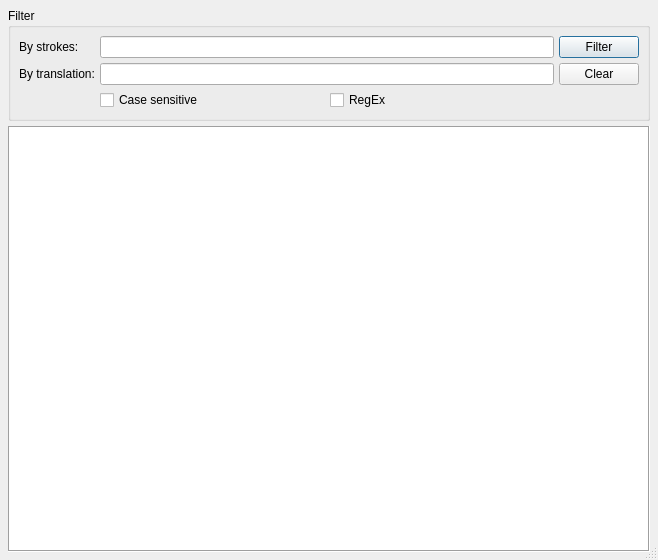
<?xml version="1.0" encoding="UTF-8"?>
<ui version="4.0">
 <class>DictionaryEditor</class>
 <widget class="QDialog" name="DictionaryEditor">
  <property name="windowModality">
   <enum>Qt::WindowModal</enum>
  </property>
  <property name="geometry">
   <rect>
    <x>0</x>
    <y>0</y>
    <width>658</width>
    <height>560</height>
   </rect>
  </property>
  <property name="windowTitle">
   <string>Plover: Dictionary Editor</string>
  </property>
  <property name="sizeGripEnabled">
   <bool>true</bool>
  </property>
  <layout class="QVBoxLayout" name="verticalLayout">
   <item>
    <widget class="QGroupBox" name="groupBox">
     <property name="title">
      <string>Filter</string>
     </property>
     <property name="flat">
      <bool>false</bool>
     </property>
     <property name="checkable">
      <bool>false</bool>
     </property>
     <layout class="QGridLayout" name="gridLayout">
      <item row="1" column="2">
       <widget class="QPushButton" name="clear_button">
        <property name="text">
         <string>Clear</string>
        </property>
        <property name="autoDefault">
         <bool>false</bool>
        </property>
       </widget>
      </item>
      <item row="0" column="0">
       <widget class="QLabel" name="stroke_label">
        <property name="text">
         <string>By strokes:</string>
        </property>
       </widget>
      </item>
      <item row="0" column="1">
       <widget class="QLineEdit" name="strokes_filter"/>
      </item>
      <item row="0" column="2">
       <widget class="QPushButton" name="filter_button">
        <property name="sizePolicy">
         <sizepolicy hsizetype="Minimum" vsizetype="Minimum">
          <horstretch>0</horstretch>
          <verstretch>0</verstretch>
         </sizepolicy>
        </property>
        <property name="text">
         <string>Filter</string>
        </property>
        <property name="autoDefault">
         <bool>false</bool>
        </property>
        <property name="default">
         <bool>true</bool>
        </property>
       </widget>
      </item>
      <item row="1" column="1">
       <widget class="QLineEdit" name="translation_filter"/>
      </item>
      <item row="1" column="0">
       <widget class="QLabel" name="translation_label">
        <property name="text">
         <string>By translation:</string>
        </property>
       </widget>
      </item>
      <item row="2" column="1">
       <layout class="QHBoxLayout" name="horizontalLayout">
        <item>
         <widget class="QCheckBox" name="case_checkbox">
          <property name="text">
           <string>Case sensitive</string>
          </property>
         </widget>
        </item>
        <item>
         <widget class="QCheckBox" name="regex_checkbox">
          <property name="text">
           <string>RegEx</string>
          </property>
         </widget>
        </item>
       </layout>
      </item>
     </layout>
    </widget>
   </item>
   <item>
    <widget class="QTableView" name="table">
     <property name="frameShape">
      <enum>QFrame::Box</enum>
     </property>
     <property name="showDropIndicator" stdset="0">
      <bool>true</bool>
     </property>
     <property name="dragEnabled">
      <bool>true</bool>
     </property>
     <property name="dragDropOverwriteMode">
      <bool>false</bool>
     </property>
     <property name="dragDropMode">
      <enum>QAbstractItemView::DragDrop</enum>
     </property>
     <property name="defaultDropAction">
      <enum>Qt::IgnoreAction</enum>
     </property>
     <property name="alternatingRowColors">
      <bool>true</bool>
     </property>
     <property name="selectionBehavior">
      <enum>QAbstractItemView::SelectRows</enum>
     </property>
     <property name="textElideMode">
      <enum>Qt::ElideMiddle</enum>
     </property>
     <property name="sortingEnabled">
      <bool>true</bool>
     </property>
     <attribute name="horizontalHeaderStretchLastSection">
      <bool>true</bool>
     </attribute>
     <attribute name="verticalHeaderCascadingSectionResizes">
      <bool>true</bool>
     </attribute>
    </widget>
   </item>
  </layout>
  <action name="action_Delete">
   <property name="icon">
    <iconset resource="resources/resources.qrc">
     <normaloff>:/delete.svg</normaloff>:/delete.svg</iconset>
   </property>
   <property name="text">
    <string>&amp;Delete</string>
   </property>
   <property name="toolTip">
    <string>Delete selected entries</string>
   </property>
   <property name="shortcut">
    <string>Del</string>
   </property>
  </action>
  <action name="action_Undo">
   <property name="icon">
    <iconset resource="resources/resources.qrc">
     <normaloff>:/undo.svg</normaloff>:/undo.svg</iconset>
   </property>
   <property name="text">
    <string>&amp;Undo</string>
   </property>
   <property name="toolTip">
    <string>Undo last add/delete/edit operation</string>
   </property>
   <property name="shortcut">
    <string>Ctrl+Z</string>
   </property>
  </action>
  <action name="action_New">
   <property name="icon">
    <iconset resource="resources/resources.qrc">
     <normaloff>:/new.svg</normaloff>:/new.svg</iconset>
   </property>
   <property name="text">
    <string>&amp;New translation</string>
   </property>
   <property name="toolTip">
    <string>Add a new translation</string>
   </property>
   <property name="shortcut">
    <string>Ctrl+N</string>
   </property>
  </action>
 </widget>
 <layoutdefault spacing="5" margin="8"/>
 <resources>
  <include location="resources/resources.qrc"/>
 </resources>
 <connections>
  <connection>
   <sender>action_Delete</sender>
   <signal>triggered()</signal>
   <receiver>DictionaryEditor</receiver>
   <slot>on_delete()</slot>
   <hints>
    <hint type="sourcelabel">
     <x>-1</x>
     <y>-1</y>
    </hint>
    <hint type="destinationlabel">
     <x>199</x>
     <y>149</y>
    </hint>
   </hints>
  </connection>
  <connection>
   <sender>action_Undo</sender>
   <signal>triggered()</signal>
   <receiver>DictionaryEditor</receiver>
   <slot>on_undo()</slot>
   <hints>
    <hint type="sourcelabel">
     <x>-1</x>
     <y>-1</y>
    </hint>
    <hint type="destinationlabel">
     <x>199</x>
     <y>149</y>
    </hint>
   </hints>
  </connection>
  <connection>
   <sender>action_New</sender>
   <signal>triggered()</signal>
   <receiver>DictionaryEditor</receiver>
   <slot>on_new()</slot>
   <hints>
    <hint type="sourcelabel">
     <x>-1</x>
     <y>-1</y>
    </hint>
    <hint type="destinationlabel">
     <x>199</x>
     <y>149</y>
    </hint>
   </hints>
  </connection>
  <connection>
   <sender>DictionaryEditor</sender>
   <signal>finished(int)</signal>
   <receiver>DictionaryEditor</receiver>
   <slot>on_finished(int)</slot>
   <hints>
    <hint type="sourcelabel">
     <x>199</x>
     <y>149</y>
    </hint>
    <hint type="destinationlabel">
     <x>199</x>
     <y>149</y>
    </hint>
   </hints>
  </connection>
  <connection>
   <sender>filter_button</sender>
   <signal>clicked()</signal>
   <receiver>DictionaryEditor</receiver>
   <slot>on_apply_filter()</slot>
   <hints>
    <hint type="sourcelabel">
     <x>605</x>
     <y>36</y>
    </hint>
    <hint type="destinationlabel">
     <x>328</x>
     <y>279</y>
    </hint>
   </hints>
  </connection>
  <connection>
   <sender>strokes_filter</sender>
   <signal>returnPressed()</signal>
   <receiver>DictionaryEditor</receiver>
   <slot>on_apply_filter()</slot>
   <hints>
    <hint type="sourcelabel">
     <x>352</x>
     <y>22</y>
    </hint>
    <hint type="destinationlabel">
     <x>328</x>
     <y>279</y>
    </hint>
   </hints>
  </connection>
  <connection>
   <sender>translation_filter</sender>
   <signal>returnPressed()</signal>
   <receiver>DictionaryEditor</receiver>
   <slot>on_apply_filter()</slot>
   <hints>
    <hint type="sourcelabel">
     <x>352</x>
     <y>51</y>
    </hint>
    <hint type="destinationlabel">
     <x>328</x>
     <y>279</y>
    </hint>
   </hints>
  </connection>
  <connection>
   <sender>clear_button</sender>
   <signal>clicked()</signal>
   <receiver>DictionaryEditor</receiver>
   <slot>on_clear_filter()</slot>
   <hints>
    <hint type="sourcelabel">
     <x>597</x>
     <y>80</y>
    </hint>
    <hint type="destinationlabel">
     <x>328</x>
     <y>279</y>
    </hint>
   </hints>
  </connection>
 </connections>
 <slots>
  <slot>on_selection_changed()</slot>
  <slot>on_delete()</slot>
  <slot>on_undo()</slot>
  <slot>on_new()</slot>
  <slot>on_finished(int)</slot>
  <slot>on_apply_filter()</slot>
  <slot>on_clear_filter()</slot>
 </slots>
</ui>
